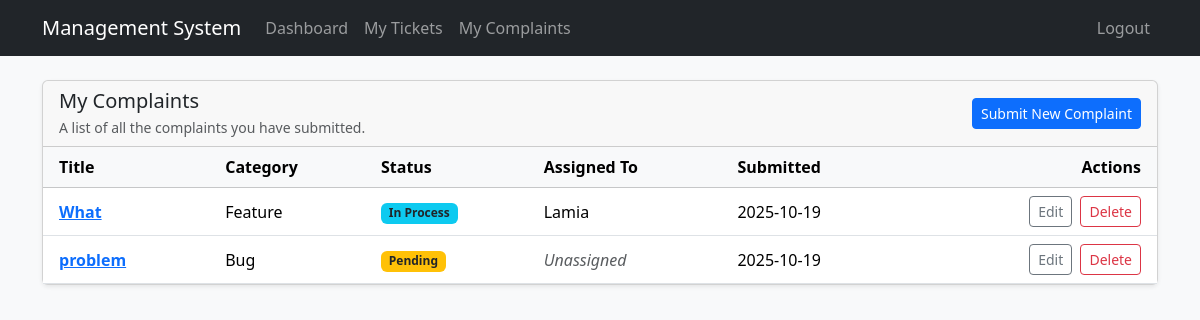
The page /complaints/ (signed in) on the database its author committed.
### complaints/models.py (models this page shows, shortened)
class Complaint(models.Model):
    CATEGORY_CHOICES = [
        ('Bug', 'Bug Report'),
        ('Feature', 'Feature Request'),
        ('General', 'General Feedback'),
        ('Other', 'Other'),
    ]
    STATUS_CHOICES = [
        ('Pending', 'Pending'),
        ('In Process', 'In Process'),
        ('Solved', 'Solved'),
        ('Closed', 'Closed'),
    ]
    user = models.ForeignKey(User, on_delete=models.CASCADE, related_name='complaints')
    title = models.CharField(max_length=200)
    category = models.CharField(max_length=20, choices=CATEGORY_CHOICES)
    description = models.TextField()
    status = models.CharField(max_length=20, choices=STATUS_CHOICES, default='Pending')
    created_at = models.DateTimeField(auto_now_add=True)
    satisfied = models.BooleanField(default=None, null=True, blank=True)
    assigned_to = models.ForeignKey(
        User,
        on_delete=models.SET_NULL,
        null=True,
        blank=True,
        related_name='assigned_complaints',
        limit_choices_to={'is_staff': True}
    )

### complaints/views.py (the view)
# urls.py: path('complaints/', views.view_complaints, name='view_complaints'),
@login_required
def view_complaints(request):
    complaints = Complaint.objects.filter(user=request.user).order_by('-created_at')
    return render(request, 'view_complaints.html', {'complaints': complaints})

### templates/view_complaints.html (shortened to what this page needs)
{% extends 'base.html' %}
{% block content %}
<div class="card shadow-sm">
    <div class="card-header d-flex justify-content-between align-items-center">
        <div>
            <h1 class="h5 mb-0">My Complaints</h1>
            <p class="card-text text-muted small mt-1">A list of all the complaints you have submitted.</p>
        </div>
        <a href="{% url 'create_complaint' %}" class="btn btn-primary btn-sm">Submit New Complaint</a>
    </div>
    <div class="card-body p-0">
        <div class="table-responsive">
            <table class="table table-hover align-middle mb-0">
                <thead class="table-light">
                    <tr>
                        <th class="px-3">Title</th>
                        <th>Category</th>
                        <th>Status</th>
                        <th>Assigned To</th>
                        <th>Submitted</th>
                        <th class="text-end px-3">Actions</th>
                    </tr>
                </thead>
                <tbody>
                    {% for complaint in complaints %}
                    <tr>
                        <td class="fw-bold px-3">
                            <a href="{% url 'complaint_detail' complaint.id %}">{{ complaint.title }}</a>
                        </td>
                        <td>{{ complaint.category }}</td>
                        <td>
                            <span class="badge
                                {% if complaint.status == 'In Process' %} bg-info text-dark
                                {% elif complaint.status == 'Solved' %} bg-success
                                {% elif complaint.status == 'Closed' %} bg-secondary
                                {% else %} bg-warning text-dark {% endif %}">
                                {{ complaint.status }}
                            </span>
                        </td>
                        <td>
                            {% if complaint.assigned_to %}
                                {{ complaint.assigned_to.username }}
                            {% else %}
                                <em class="text-muted">Unassigned</em>
                            {% endif %}
                        </td>
                        <td>{{ complaint.created_at|date:"Y-m-d" }}</td>
                        <td class="text-end px-3">
                            <a href="{% url 'update_complaint' complaint.id %}" class="btn btn-outline-secondary btn-sm">Edit</a>
                            <form action="{% url 'delete_complaint' complaint.id %}" method="post" class="d-inline ms-1" onsubmit="return confirm('Are you sure you want to delete this complaint?');">
                                <button type="submit" class="btn btn-outline-danger btn-sm">Delete</button>
                            </form>
                        </td>
                    </tr>
                    {% empty %}
                    <tr>
                        <td colspan="6" class="text-center text-muted py-5">You have not submitted any complaints yet.</td>
                    </tr>
                    {% endfor %}
                </tbody>
            </table>
        </div>
    </div>
</div>
{% endblock %}

### templates/base.html (shortened to what this page needs)
<!DOCTYPE html>
<html lang="en">
<head>
    <link href="https://cdn.jsdelivr.net/npm/bootstrap@5.3.2/dist/css/bootstrap.min.css" rel="stylesheet">
</head>
<body class="bg-light">
    <nav class="navbar navbar-expand-lg navbar-dark bg-dark">
        <div class="container">
            <a class="navbar-brand" href="{% url 'dashboard' %}">Management System</a>
            <div class="collapse navbar-collapse" id="navbarNav">
                {% if user.is_authenticated %}
                    <ul class="navbar-nav me-auto">
                        <li class="nav-item">
                            <a class="nav-link" href="{% url 'dashboard' %}">Dashboard</a>
                        </li>
                        <li class="nav-item">
                            <a class="nav-link" href="{% url 'view_tickets' %}">My Tickets</a>
                        </li>
                        <li class="nav-item">
                            <a class="nav-link" href="{% url 'view_complaints' %}">My Complaints</a>
                        </li>
                    </ul>
                    <ul class="navbar-nav ms-auto">
                        <li class="nav-item">
                            <a class="nav-link" href="{% url 'logout' %}">Logout</a>
                        </li>
                    </ul>
                {% endif %}
            </div>
        </div>
    </nav>
    <main class="container my-4">
        {% block content %}
        {% endblock %}
    </main>
</body>
</html>

### rows shown on the page
Complaint: title "What", category "Feature", status "In Process", assigned_to.username "Lamia", created_at "2025-10-19"
Complaint: title "problem", category "Bug", status "Pending", shows "Unassigned", created_at "2025-10-19"
